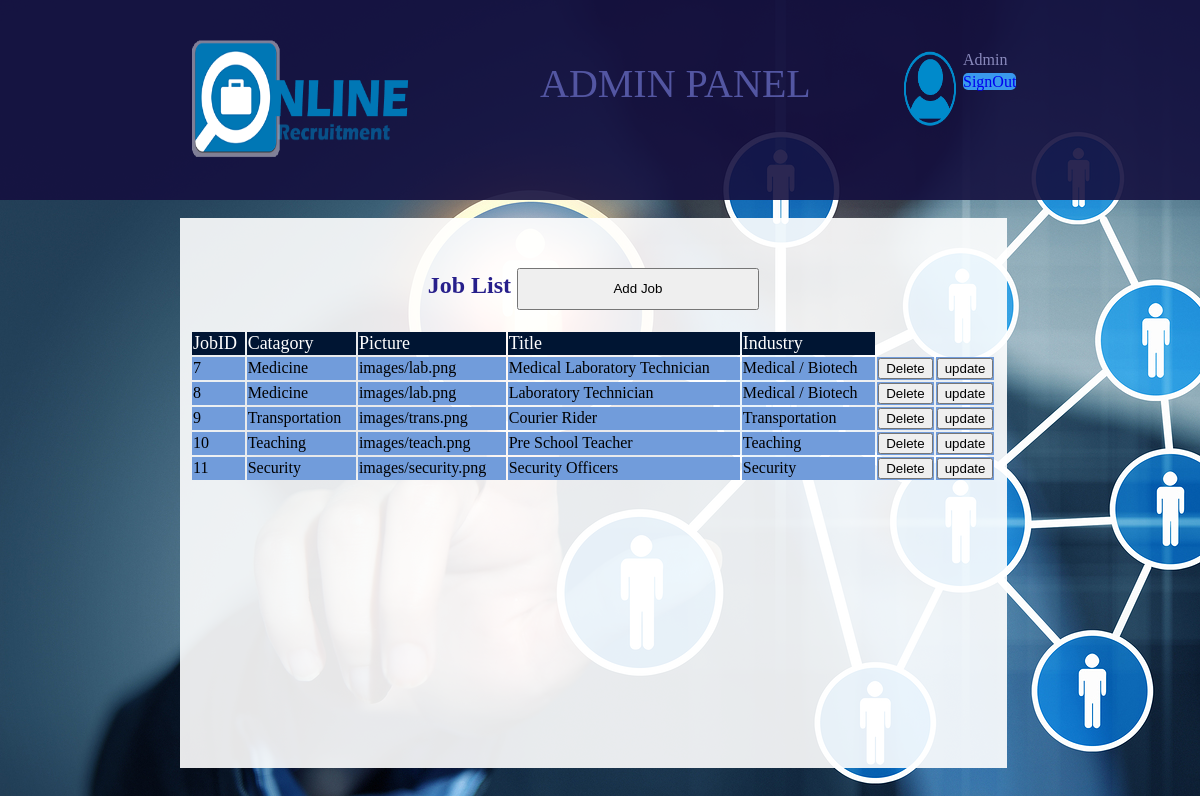
Page /php/joblist.php on the committed database.
### tables this page shows
CREATE TABLE IF NOT EXISTS `job` (
  `jobID` int(11) NOT NULL AUTO_INCREMENT,
  `catagory` varchar(20) NOT NULL,
  `picURL` varchar(100) NOT NULL,
  `Title` varchar(100) NOT NULL,
  `Industry` varchar(50) NOT NULL,
  `JobType` varchar(50) NOT NULL,
  `Location` varchar(50) NOT NULL,
  `Description` varchar(1000) DEFAULT NULL,
  `Address` varchar(50) DEFAULT NULL,
  `Contact` varchar(20) DEFAULT NULL,
  PRIMARY KEY (`jobID`)
);

### php/joblist.php (the view, shortened to what this page needs)
<?php
    require '../database/connection.php';
    require 'include/adminheader.php';
?>
<html>
    <head>
        <link rel="stylesheet" type="text/css" href="../css/adminpanel.css">
    </head>
    <body>
    <div class="about">
        <div class="centre">
        <h2>Job List
            <input type="button" class="addjob" value="Add Job" onclick="location.href='addjob.php'"></h2>
        <table class="joblist">
        <tr class="title"><td>JobID</td><td>Catagory</td><td>Picture</td><td>Title</td><td>Industry</td></tr>
        <?php
            $sql = "select * from job";
            $result = mysqli_query($con,$sql);
            while($row = mysqli_fetch_array($result)) {
    ?>
                <tr class="data">
                    <td><?php echo $row['jobID'] ?></td>
                    <td><?php echo $row['catagory'] ?></td>
                    <td><?php echo $row['picURL'] ?></td>
                    <td><?php echo $row['Title'] ?></td>
                    <td><?php echo $row['Industry'] ?></td>
                    <td class="bt"><input type="button" value=Delete onclick="location.href='joblist.php?jobID=<?php echo $row['jobID'] ?>'"></td>
                    <td class="bt"><input type="button" value=update onclick="location.href='updatejob.php?ID=<?php echo $row['jobID'] ?>'" ></td>
                </tr>
                <?php } ?>
            </table>
            </div>
    </div>
    </body>
</html>

### php/include/adminheader.php (shortened to what this page needs)
<html>
    <head>
        <link rel="stylesheet" type="text/css" href="../css/adminpanel.css">
    </head>
    <body>
        <div class="topBar">
            <img src="../images/logo.png" class="logo">
            <nav>
                ADMIN PANEL
            </nav>
            <div class="signout">
                <img src="../images/user.png" class="user">
                <table>
                    <tr><td><span class="username">Admin</span></td></tr>
                    <tr><td><a href="../index.php" class="signoutLink">SignOut</a></td></tr>
                </table>
            </div>
        </div>
    </body>
</html>

### css/adminpanel.css (style rules this page uses)
body { margin: 0; background-image: url("../images/main.jpg"); background-size: auto; }
.topBar { width: 100%; height: 25%; background-color: rgba(20, 16, 64, 0.9); }
.logo { float: left; padding-left: 15%; padding-top: 2%; width: 20%; height: 75%; }
.signout { width: 25%; height: 40%; float: right; padding-top: 4%; color: navy; }
.username { color: #8989bc; }
.signoutLink { border-radius: 5px; text-decoration: none; background-color: #3a99ed; }
.user { width: 20%; height: 100%; float: left; }
nav { width: 25%; height: 10%; float: left; padding-left: 10%; padding-top: 5%; font-size: 40px; color: #5356a2; }
.about { padding-left: 15%; padding-right: 1%; }
.centre { width: 80%; height: 65%; padding-right: 1%; padding-left: 1%; padding-top: 3%; background-color: rgba(255, 255, 255, 0.9); text-align: center; }
.joblist { width: 100%; table-layout: auto; }
h2 { color: #271f8b; }
.title { color: white; background-color: #001533; font-size: 18px; }
.data { background-color: #719cdb; }
.bt { width: 5%; }
.addjob { width: 30%; height: 8%; }

### rows in the picture
job: jobID "7", catagory "Medicine", picURL "images/lab.png", Title "Medical Laboratory Technician", Industry "Medical / Biotech"
job: jobID "8", catagory "Medicine", picURL "images/lab.png", Title "Laboratory Technician", Industry "Medical / Biotech"
job: jobID "9", catagory "Transportation", picURL "images/trans.png", Title "Courier Rider", Industry "Transportation"
job: jobID "10", catagory "Teaching", picURL "images/teach.png", Title "Pre School Teacher", Industry "Teaching"
job: jobID "11", catagory "Security", picURL "images/security.png", Title "Security Officers", Industry "Security"
